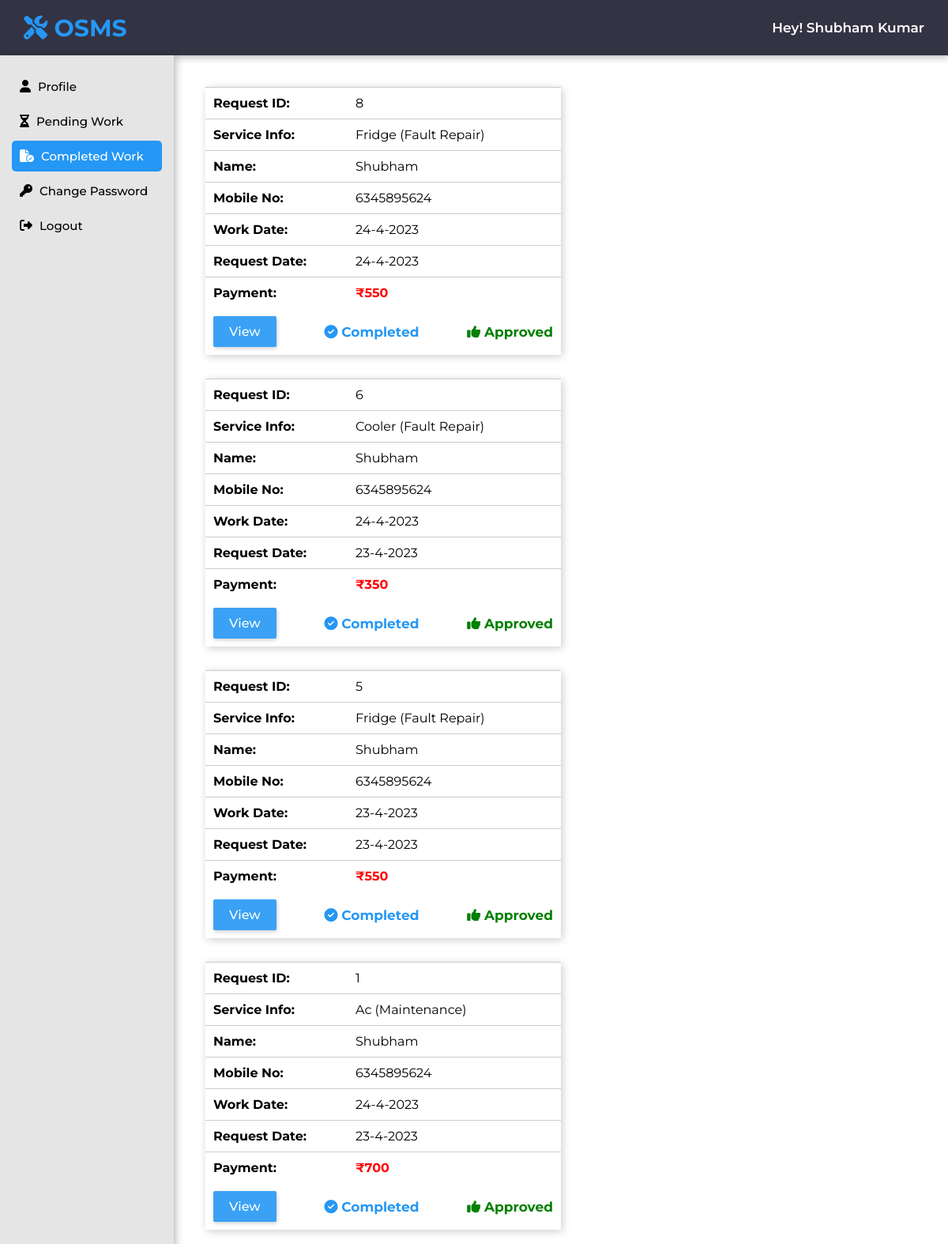
/technician/completed-work.php (signed in), run on the app's committed database.
### tables this page shows
CREATE TABLE `technician_tb` (
  `tech_id` int(11) NOT NULL,
  `tech_name` varchar(60) NOT NULL,
  `tech_city` varchar(60) NOT NULL,
  `tech_mobile` bigint(20) NOT NULL,
  `tech_email` varchar(60) NOT NULL,
  `tech_password` varchar(60) NOT NULL,
  `code` int(11) NOT NULL,
  `t_img` varchar(60) NOT NULL
);

CREATE TABLE `requests_tb` (
  `request_id` int(11) NOT NULL,
  `u_id` int(11) NOT NULL,
  `s_appliance` varchar(60) NOT NULL,
  `s_service` varchar(60) NOT NULL,
  `request_desc` text NOT NULL,
  `requester_name` varchar(60) NOT NULL,
  `requester_add1` text NOT NULL,
  `requester_add2` text NOT NULL,
  `requester_city` varchar(60) NOT NULL,
  `requester_state` varchar(60) NOT NULL,
  `requester_email` varchar(60) NOT NULL,
  `requester_mobile` bigint(20) NOT NULL,
  `requester_alt_mobile` bigint(20) NOT NULL,
  `request_date` date NOT NULL,
  `s_price` int(11) NOT NULL,
  `request_code` varchar(60) NOT NULL,
  `tech_id` int(11) NOT NULL,
  `assign_tech` varchar(60) NOT NULL,
  `tech_mobile` bigint(20) NOT NULL,
  `tech_email` varchar(60) NOT NULL,
  `assign_date` date NOT NULL,
  `work_date` date NOT NULL,
  `r_status` int(11) NOT NULL,
  `admin_status` int(11) NOT NULL
);

### technician/completed-work.php (the view, shortened to what this page needs)
<?php
$page = "completed-work";
include "../connection.php";
include "include/header-sidebar.php";
$tid = $_SESSION['tech_id'];
$sql  = "SELECT request_id, requester_name, requester_mobile, s_appliance, s_service,s_price, request_date, work_date, admin_status FROM requests_tb WHERE tech_id = '$tid' AND r_status = '3' AND (admin_status = '1' OR admin_status = '2') ORDER BY request_id DESC";
$run = mysqli_query($conn, $sql);
?>
<head>
</head>
<body>
    <div class="content">
        <?php while ($result = mysqli_fetch_array($run)) { ?>
            <div class="table-data">
                <table>
                    <tr>
                        <th>Request ID:</th>
                        <td><?php echo $result['request_id']; ?></td>
                    </tr>
                    <tr>
                        <th>Service Info:</th>
                        <td><?php echo ucwords($result['s_appliance']) . " (" . ucwords($result['s_service']) . ")"; ?></td>
                    </tr>
                    <tr>
                        <th>Name:</th>
                        <td><?php echo ucwords($result['requester_name']); ?> </td>
                    </tr>
                    <tr>
                        <th>Mobile No:</th>
                        <td><?php echo $result['requester_mobile']; ?> </td>
                    </tr>
                    <tr>
                        <th>Work Date:</th>
                        <td><?php echo date("j-n-Y", strtotime($result['work_date'])); ?> </td>
                    </tr>
                    <tr>
                        <th>Request Date:</th>
                        <td><?php echo date("j-n-Y", strtotime($result['request_date'])); ?> </td>
                    </tr>
                    <tr>
                        <th>Payment:</th>
                        <td class="price"><?php echo "&#8377;" . $result['s_price']; ?> </td>
                    </tr>
                </table>
                <form action="view-completed-work.php" method="post">
                    <button type="submit" name="viewbtn" class="viewbtn">View</button>
                    <?php
                    if ($result['admin_status'] == 1) {
                    ?>
                        <span class="pspan"><i class="fa-solid fa-circle-check"></i> Completed</span>
                    <?php
                    } elseif ($result['admin_status'] == 2) {
                    ?>
                        <span class="pspan"><i class="fa-solid fa-circle-check"></i> Completed</span>
                        <span class="aspan"><i class="fa-solid fa-thumbs-up"></i> Approved</span>
                    <?php
                    }
                    ?>
                </form>
            </div>
        <?php } ?>
    </div>
</body>
</html>

### technician/include/header-sidebar.php (shortened to what this page needs)
<?php
$tEmail = $_SESSION['is_techlogin'];
$sql = "SELECT tech_name FROM technician_tb WHERE tech_email = '$tEmail'";
$run = mysqli_query($conn, $sql);
$result = mysqli_fetch_array($run);
$tname = $result['tech_name'];
?>
<head>
    <link rel="stylesheet" href="https://cdnjs.cloudflare.com/ajax/libs/font-awesome/6.2.0/css/all.min.css">
    <link rel="stylesheet" href="https://cdnjs.cloudflare.com/ajax/libs/lightgallery-js/1.4.0/css/lightgallery.min.css">
    <link rel="stylesheet" href="../css/technician-style.css">
</head>
<section class="head-sidebar">
    <div class="top_navbar">
        <a href="/osms" class="logo"> <i class="fas fa-tools"></i> OSMS </a>
        <span class="pheading">Hey! <?php echo $tname;  ?></span>
    </div>
    <div class="sidebar">
        <ul class="links">
            <li>
                <a href="profile.php" class="<?php if ($page == "tech-profile") echo 'nav-active'; ?>">
                    <span class="icon"><i class="fa-solid fa-user"></i></span>
                    <span class="item">Profile</span>
                </a>
            </li>
            <li>
                <a href="pending-work.php" class="<?php if ($page == "pending-work") echo 'nav-active'; ?>">
                    <span class="icon"><i class="fa-solid fa-hourglass-half"></i></span>
                    <span class="item">Pending Work</span>
                </a>
            </li>
            <li>
                <a href="completed-work.php" class="<?php if ($page == "completed-work") echo 'nav-active'; ?>">
                    <span class="icon"><i class="fa-solid fa-file-circle-check"></i></span>
                    <span class="item">Completed Work</span>
                </a>
            </li>
            <li>
                <a href="change-password.php" class="<?php if ($page == "changepassword") echo 'nav-active'; ?>">
                    <span class="icon"><i class="fa-solid fa-key"></i></span>
                    <span class="item">Change Password</span>
                </a>
            </li>
            <li>
                <a href="logout.php" class="<?php if ($page == "logout") echo 'nav-active'; ?>">
                    <span class="icon"><i class="fa-solid fa-right-from-bracket"></i></span>
                    <span class="item">Logout</span>
                </a>
            </li>
        </ul>
    </div>
</section>

### css/technician-style.css (style rules this page uses)
* { font-family: "Montserrat", sans-serif; margin: 0; padding: 0; box-sizing: border-box; outline: none; border: none; text-decoration: none; list-style: none; }
body { background: var(--white); }
.head-sidebar { position: fixed; top: 0; left: 0; z-index: 1; }
.head-sidebar .top_navbar { position: fixed; width: 100%; height: 7rem; background: var(--black); display: flex; justify-content: space-between; align-items: center; padding: 0 3rem; box-shadow: 0.2rem 0.2rem 1rem rgb(0, 0, 0, 0.3); }
.top_navbar .logo { font-size: 3rem; text-transform: capitalize; color: var(--blue); font-weight: bolder; margin-right: 3rem; }
.sidebar { position: fixed; background: #e5e5e5; margin-top: 7rem; left: 0; width: 22rem; height: 100%; padding: 1.5rem; box-shadow: 0.2rem 0.2rem 1rem rgb(0, 0, 0, 0.3); }
.sidebar ul li a { display: block; padding: 1rem; color: black; font-size: 1.5rem; font-weight: 500; position: relative; text-decoration: none; margin: 0.5rem 0; border-radius: 0.5rem; }
.sidebar ul li a .icon { color: black; font-size: 1.6rem; display: inline-block; padding: 0 0.5rem 0 0; }
.sidebar ul li a.nav-active { background: var(--blue); color: var(--white); }
.sidebar ul li a.nav-active .icon { background: var(--blue); color: var(--white); }
.content { margin-top: 7rem; margin-left: 22rem; padding: 4rem; }

### technician/include/header-sidebar.php (style rules this page uses)
.pheading { color: white; font-size: 1.7rem; font-weight: 600; text-transform: capitalize; }

### technician/completed-work.php (style rules this page uses)
table { border-collapse: collapse; width: 100%; }
.table-data { box-shadow: .2rem .2rem 1rem rgb(0, 0, 0, 0.2); width: 50%; margin-bottom: 3rem; }
th, td { text-align: left; border-top: .15rem solid rgb(0, 0, 0, 0.2); padding: 1rem; }
th { width: 40%; }
td { width: 60%; }
button { border: none; color: #fff; padding: 1rem 2rem; background: #2597f4; font-size: 1.6rem; cursor: pointer; opacity: 0.9; font-weight: 500; border-radius: .2rem; box-shadow: .1rem .2rem .5rem rgb(0, 0, 0, 0.2); }
.price { color: red; font-weight: bold; }
.pspan { color: var(--blue); font-size: 1.7rem; font-weight: bolder; }
.aspan { color: green; font-size: 1.7rem; font-weight: bolder; }
form { display: flex; align-items: center; justify-content: space-between; padding: 1rem; }

### data on the page
technician_tb: tech_name "Shubham Kumar"
requests_tb: request_id "8", s_appliance "Fridge", s_service "Fault Repair", requester_name "Shubham", requester_mobile "6345895624", work_date "24-4-2023", request_date "24-4-2023", s_price "550", admin_status 2 (drawn)
requests_tb: request_id "6", s_appliance "Cooler", s_service "Fault Repair", requester_name "Shubham", requester_mobile "6345895624", work_date "24-4-2023", request_date "23-4-2023", s_price "350", admin_status 2 (drawn)
requests_tb: request_id "5", s_appliance "Fridge", s_service "Fault Repair", requester_name "Shubham", requester_mobile "6345895624", work_date "23-4-2023", request_date "23-4-2023", s_price "550", admin_status 2 (drawn)
requests_tb: request_id "1", s_appliance "Ac", s_service "Maintenance", requester_name "Shubham", requester_mobile "6345895624", work_date "24-4-2023", request_date "23-4-2023", s_price "700", admin_status 2 (drawn)
